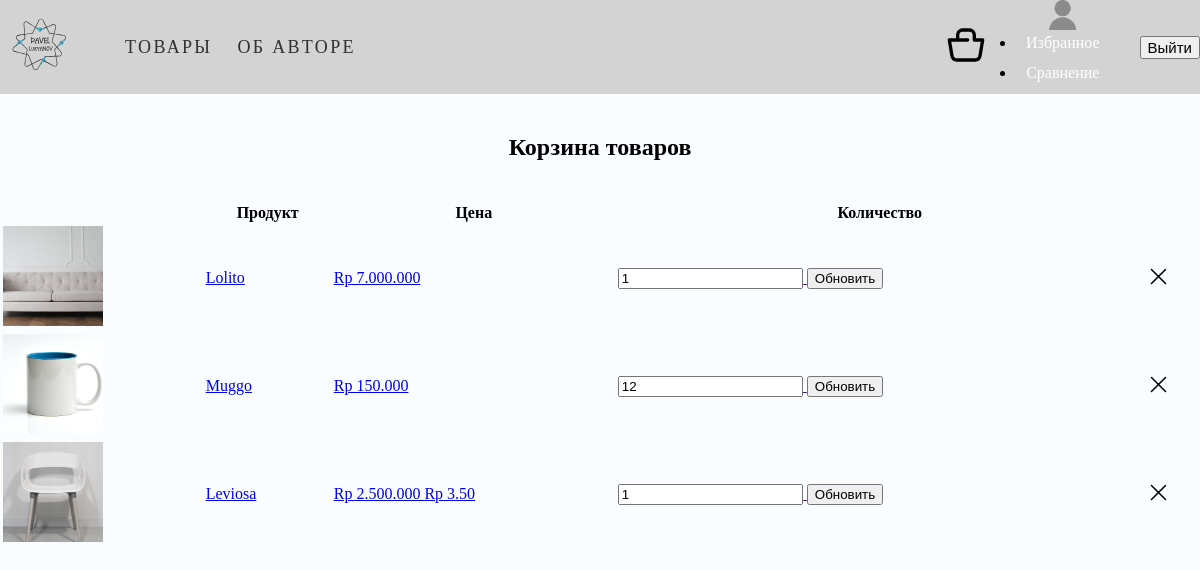
The app's page /cart/ (signed in), older data.
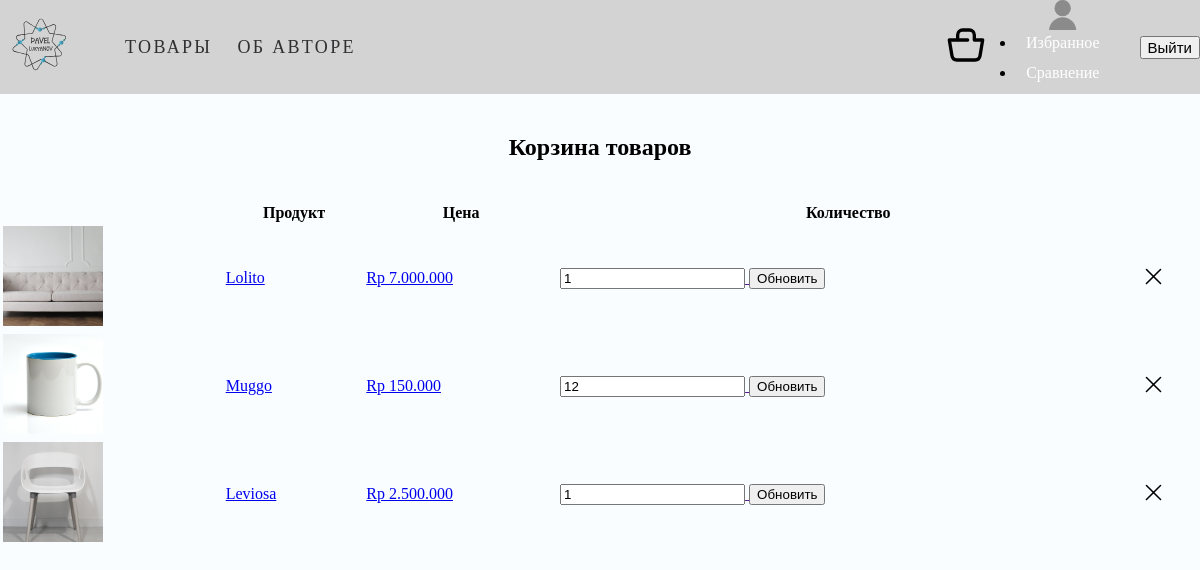
The same page, newer data.
### shopping_cart/models.py (models this page shows, shortened)
class ShoppingCart(models.Model):
    product = models.CharField(max_length=50, verbose_name='Наименование')
    price = models.CharField(max_length=20)
    img = models.ImageField(upload_to='main_page/images', null=True)
    quantity = models.PositiveIntegerField(default=1)
    user = models.ForeignKey(User, on_delete=models.CASCADE, null=True)

### shopping_cart/views.py (the view)
# urls.py: path('', views.cart_view, name='cart'),
def cart_view(request):
    cart_items = ShoppingCart.objects.filter(user=request.user)
    total_price = cart_items.aggregate(
        total_price=Sum(ExpressionWrapper(F('price') * F('quantity'),
                                          output_field=DecimalField())))
    return render(request, 'shopping_cart/shopping_cart.html',
                  {'cart_items': cart_items,
                   'total_price': total_price['total_price']})

### templates/shopping_cart/shopping_cart.html (shortened to what this page needs)
{% extends 'main_page/base.html' %}
{% load static %}
{% block css %}
    <link rel="stylesheet" href="{% static 'css/cart.css' %}">
{% endblock %}
{% block content %}
    <h2>Корзина товаров</h2>
    <section class="cart-content container">
        <table class="products-tape">
            <thead>
                <tr class="row-titles">
                    <th class="product-thumbnail">&nbsp;</th>
                    <th class="product-name">Продукт</th>
                    <th class="product-price">Цена</th>
                    <th class="product-quantity">Количество</th>
                    <th class="product-remove"></th>
                </tr>
            </thead>
            <tbody>
                {% if cart_items %}
                    {% for item in cart_items %}
                    <tr class="row-titles">
                        <td class="product-thumbnail">
                            <a href="#">
                                <img src="{{ item.img.url }}" alt="{{ item.title }}" height="100" width="100"
                                      class="item-img">
                            </a>
                        </td>
                        <td class="product-name"><a href="#">{{ item.product }}</a></td>
                        <td class="product-price"><a href="#">{{ item.price }}</a></td>
                        <td class="product-quantity">
                            <a href="">
                               <form method="POST" action="{% url 'update_cart' %}" class="update-quantity-form">
                                   <input type="number" name="quantity" value="{{ item.quantity }}">
                                   <button type="submit">Обновить</button>
                               </form>
                            </a>
                        </td>
                        <td class="product-remove">
                            <a href="{% url 'remove_item' item.id %}">
                                <img src="{% static 'shopping_cart/remove-icon.svg' %}" width="25px" height="25px"
                                     alt="Удалить товар">
                            </a>
                        </td>
                    </tr>
                    {% endfor %}
                {% endif %}
            </tbody>
        </table>
    </section>
{% endblock %}

Row changes from the older to the newer data that the page shows:
changed ShoppingCart "Leviosa": price "Rp 2.500.000 Rp 3.50" → "Rp 2.500.000"
